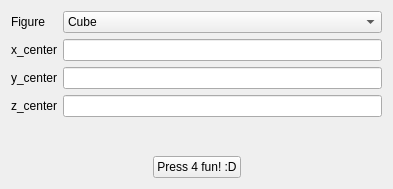
<?xml version="1.0" encoding="UTF-8"?>
<ui version="4.0">
 <class>ParamsDialog</class>
 <widget class="QWidget" name="ParamsDialog">
  <property name="geometry">
   <rect>
    <x>0</x>
    <y>0</y>
    <width>393</width>
    <height>189</height>
   </rect>
  </property>
  <property name="windowTitle">
   <string>Form</string>
  </property>
  <layout class="QVBoxLayout" name="verticalLayout">
   <item>
    <layout class="QGridLayout" name="gridLayout">
     <item row="1" column="0">
      <widget class="QLabel" name="label">
       <property name="text">
        <string>x_center</string>
       </property>
      </widget>
     </item>
     <item row="0" column="0">
      <widget class="QLabel" name="label_2">
       <property name="text">
        <string>Figure</string>
       </property>
      </widget>
     </item>
     <item row="2" column="0">
      <widget class="QLabel" name="label_3">
       <property name="text">
        <string>y_center</string>
       </property>
      </widget>
     </item>
     <item row="0" column="1">
      <widget class="QComboBox" name="m_kek">
       <item>
        <property name="text">
         <string>Cube</string>
        </property>
       </item>
       <item>
        <property name="text">
         <string>Sphere</string>
        </property>
       </item>
      </widget>
     </item>
     <item row="3" column="1">
      <widget class="QLineEdit" name="m_zcenter"/>
     </item>
     <item row="2" column="1">
      <widget class="QLineEdit" name="m_ycenter"/>
     </item>
     <item row="3" column="0">
      <widget class="QLabel" name="label_4">
       <property name="text">
        <string>z_center</string>
       </property>
      </widget>
     </item>
     <item row="1" column="1">
      <widget class="QLineEdit" name="m_xcenter"/>
     </item>
    </layout>
   </item>
   <item>
    <spacer name="verticalSpacer">
     <property name="orientation">
      <enum>Qt::Vertical</enum>
     </property>
     <property name="sizeHint" stdset="0">
      <size>
       <width>20</width>
       <height>19</height>
      </size>
     </property>
    </spacer>
   </item>
   <item>
    <layout class="QHBoxLayout" name="horizontalLayout">
     <item>
      <spacer name="horizontalSpacer">
       <property name="orientation">
        <enum>Qt::Horizontal</enum>
       </property>
       <property name="sizeHint" stdset="0">
        <size>
         <width>40</width>
         <height>20</height>
        </size>
       </property>
      </spacer>
     </item>
     <item>
      <widget class="QPushButton" name="m_commit">
       <property name="text">
        <string>Press 4 fun! :D</string>
       </property>
      </widget>
     </item>
     <item>
      <spacer name="horizontalSpacer_2">
       <property name="orientation">
        <enum>Qt::Horizontal</enum>
       </property>
       <property name="sizeHint" stdset="0">
        <size>
         <width>40</width>
         <height>20</height>
        </size>
       </property>
      </spacer>
     </item>
    </layout>
   </item>
  </layout>
 </widget>
 <resources/>
 <connections/>
</ui>
